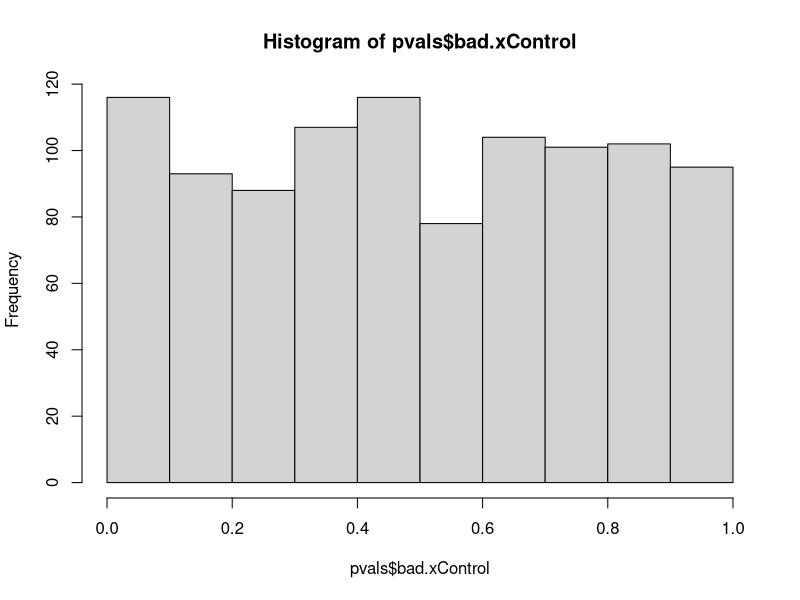
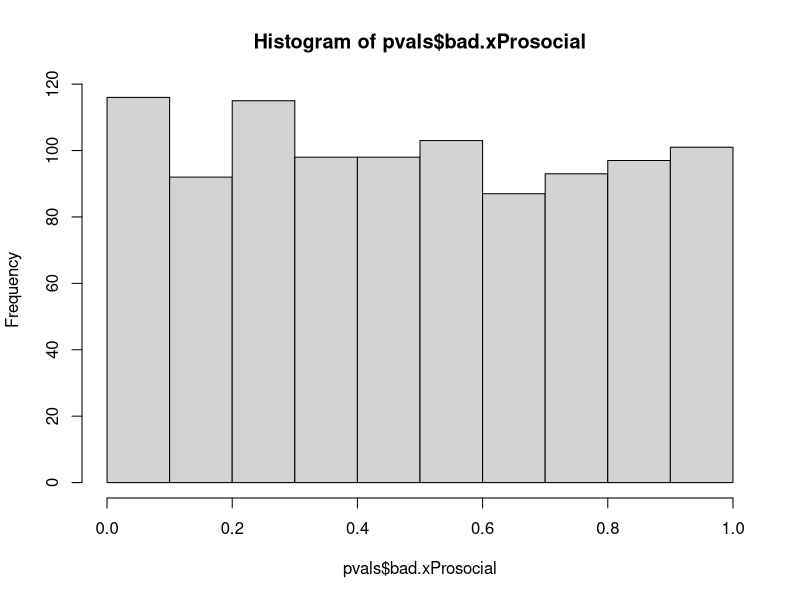
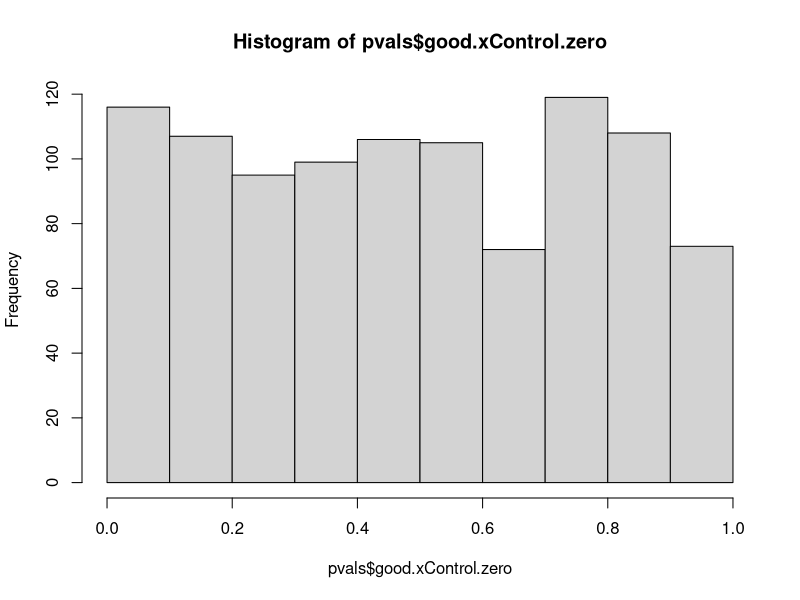
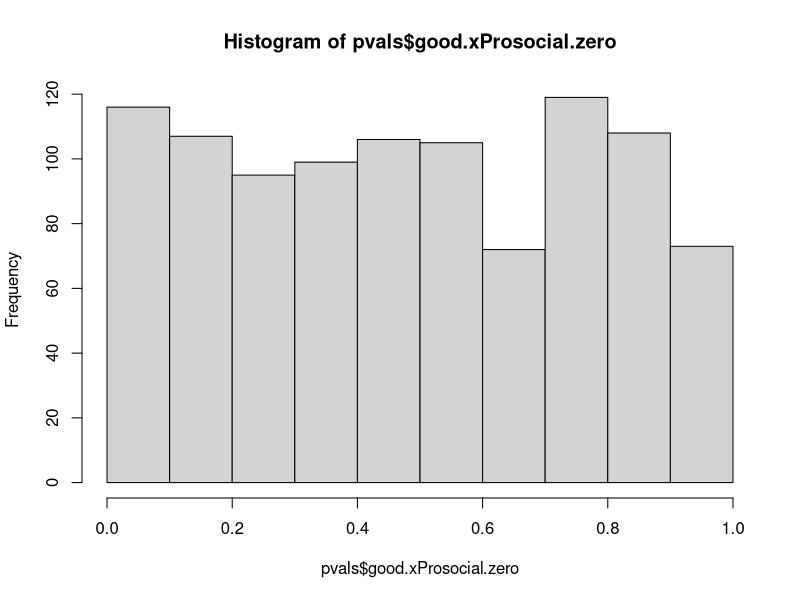
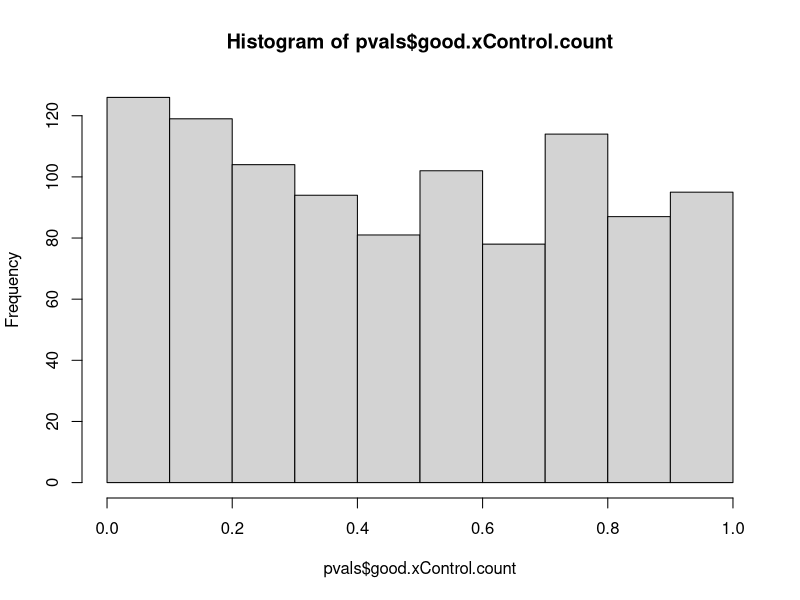
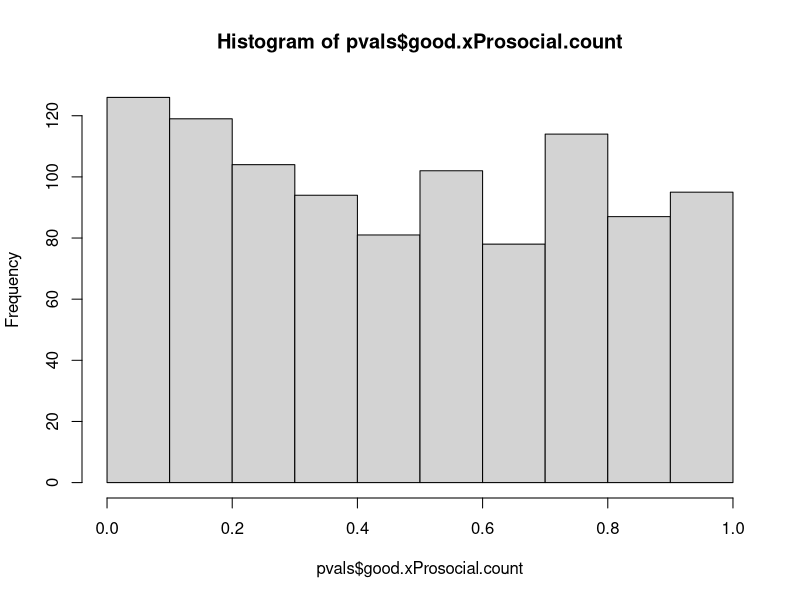

R code for these plots, in order:
# bootstrapping demo

library(pscl)
library(ggplot2)
library(dplyr)

# data ingest ----
dat = read.delim("HeroViolence_Gibson.txt", stringsAsFactors = F)

# fix names to be consistent with old datafile
dat = dat %>% 
  rename(Intercepted = intercepted,
         Location = Location_filter,
         Guilty = Gulty)

# Clean up labels for factors
dat$Game = factor(dat$Game, levels=c(2,1,3)
                  , labels=c("Antisocial", "Control", "Prosocial"))
dat$GameOrdered = ordered(dat$Game)
dat$Request = factor(dat$Request, levels=c(1,2), labels=c("Help Red Cross", "Save Lives"))
# Remove all not intercepted by confederate
dat = filter(dat, Intercepted == 1)
# Make binary response variable
dat$DV = dat$Calls; dat$DV[dat$DV >= 1] = 1
# trim down to just complete cases
dat = dat %>% 
  select(Game, Request, Calls) %>% 
  filter(complete.cases(.))

# Examine Type I error rate via bootstrapping ----
simLength = 1e3

pvals = NULL # make holster

for (i in 1:simLength) {
  y = sample(dat$Calls, size = length(dat$Calls), replace = F) # bootstrap outcome
  x = sample(dat$Game, size = length(dat$Game), replace = F) # bootstrap predictor
  # fit models
  bootmod.bad = lm(y ~ x)
  bootmod.good = zeroinfl(y ~ x, dist = "negbin")
  # retrieve p-values
  pvals.out = data.frame("bad.xControl" = summary(bootmod.bad)$coefficients[2,4],
                         "bad.xProsocial" = summary(bootmod.bad)$coefficients[3,4],
                         "good.xControl.count" = summary(bootmod.good)$coefficients$count[2,4],
                         "good.xProsocial.count" = summary(bootmod.good)$coefficients$count[2,4],
                         "good.xControl.zero" = summary(bootmod.good)$coefficients$zero[2,4],
                         "good.xProsocial.zero" = summary(bootmod.good)$coefficients$zero[2,4])
  # export p-values
  pvals = rbind(pvals, pvals.out)

  # progress report
  if (i %% 50 == 0) {
    paste0("Iteration ", i, "!") %>% 
      print
  }
}

#inspect
hist(pvals$bad.xControl)
hist(pvals$bad.xProsocial)
hist(pvals$good.xControl.zero)
hist(pvals$good.xProsocial.zero)
hist(pvals$good.xControl.count)
hist(pvals$good.xProsocial.count)

# uh... huh?
sigrate = function(x) sum(x < .05)/length(x)

results = sapply(pvals, sigrate)
